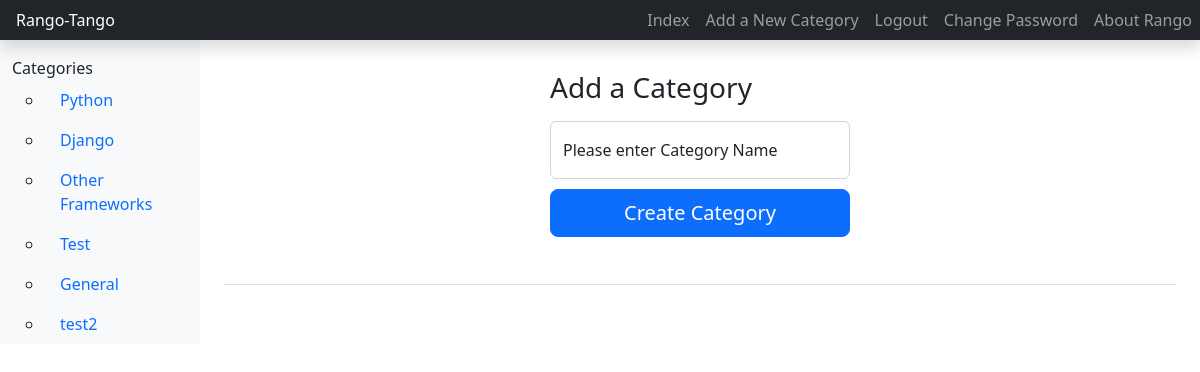
/rango/add_category/ (signed in), run on the app's committed database.
### rango/models.py (models this page shows, shortened)
class Category(models.Model):
    max_name_length = 128
    name = models.CharField(max_length=max_name_length, unique=True)
    views = models.IntegerField(default=0)
    likes = models.IntegerField(default=0)
    slug = models.SlugField(unique=True)
    class Meta:
        verbose_name_plural = 'Categories'

### rango/views.py (the view, shortened to what this page needs)
# urls.py: path("add_category/", views.add_category, name="add_category"),
@login_required
def add_category(request):
    form = CategoryForm()
    return render(request, 'rango/add_category.html', {"form": form})

### rango/forms.py
class CategoryForm(forms.ModelForm):
    name = forms.CharField(max_length=Category.max_name_length, help_text="Please enter Category Name.")
    views = forms.IntegerField(widget=forms.HiddenInput(), initial=0)
    likes = forms.IntegerField(widget=forms.HiddenInput(), initial=0)
    slug = forms.CharField(widget=forms.HiddenInput(), required=False)
    class Meta:
        model = Category
        fields = ("name",)

### rango/templatetags/rango_template_tags.py (called while the page is built)
@register.inclusion_tag("rango/cats.html")
def get_category_list(cat=None):
    return {"cats": Category.objects.all(), "act_cat":cat}

### templates/rango/add_category.html (shortened to what this page needs)
{%extends 'rango/base.html'%}
{%load static%}
{%block body_block%}
<div class="form-signin w-100 m-auto">
  <form class="" action="{% url 'rango:add_category'%}" method="post" id="category_form">
    <h1 class="h3 mb-3 fw-normal">Add a Category</h1>
      <div class="form-floating">
      <input type="text" class="form-control" id="id_name" placeholder="Category Name" name="name">
      <label for="floatingInput">Please enter Category Name</label>
    </div>
    <button class="w-100 btn btn-lg btn-primary" type="submit">Create Category</button>
  </form>
  {% for field in form.visible_fields %}
    {{ field.errors }}<br/>
  {% endfor %}
</div>
{%endblock%}

### templates/rango/cats.html
<ul>
  {% if cats%}
    {%for c in cats%}
      {%if c == act_cat%}
        <li class="nav-item"><a class="nav-link active" href="{%url 'rango:show_category' c.slug%}">{{c.name}}</a></li>
      {%else%}
        <li class="nav-item"><a class="nav-link" href="{%url 'rango:show_category' c.slug%}">{{c.name}}</a></li>
      {%endif%}
    {%endfor%}
  {%else%}
    <li><strong>No categories Present!</strong></li>
  {%endif%}
</ul>

### templates/rango/base.html (style rules this page uses)
.form-signin { max-width: 330px; padding: 15px; }
.form-floating input { margin-bottom: -1px; border-radius: 0; }
.form-floating:first-of-type input { margin-bottom: -1px; border-top-right-radius: 0.375rem; border-top-left-radius: 0.375rem; }
.form-floating:last-of-type input { margin-bottom: 10px; border-bottom-right-radius: 0.375rem; border-bottom-left-radius: 0.375rem; }

### data on the page
Category: name "Python"
Category: name "Django"
Category: name "Other Frameworks"
Category: name "Test"
Category: name "General"
Category: name "test2"
